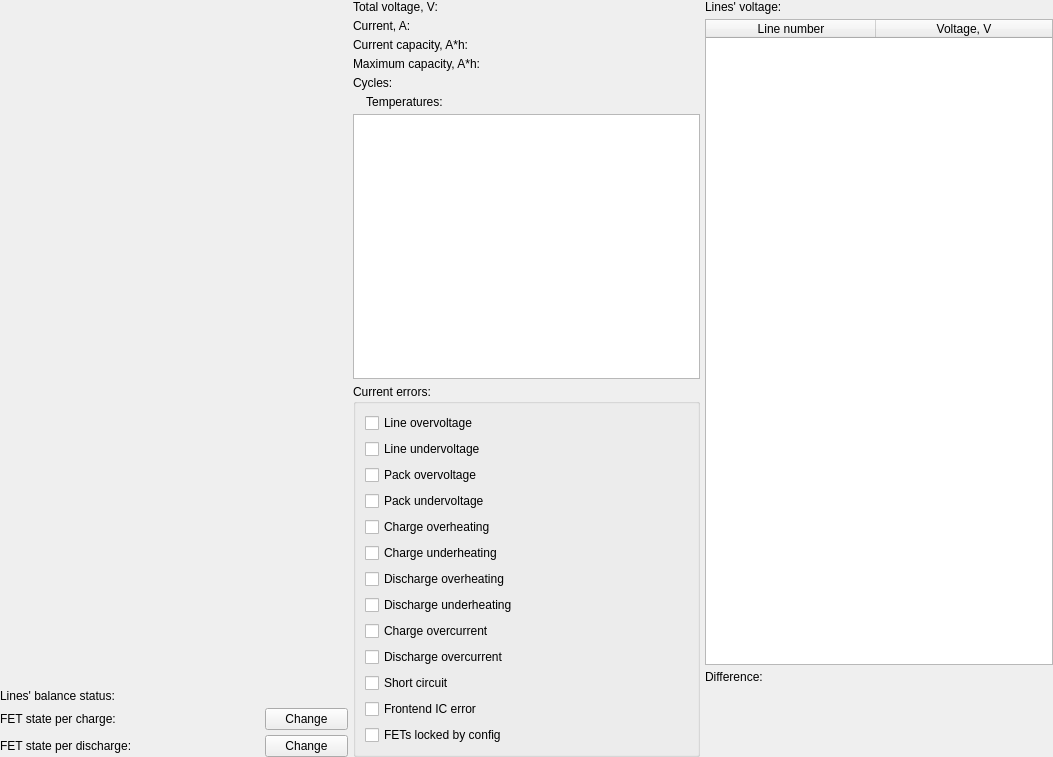
<?xml version="1.0" encoding="UTF-8"?>
<ui version="4.0">
 <class>MainInfoWidget</class>
 <widget class="QWidget" name="MainInfoWidget">
  <property name="geometry">
   <rect>
    <x>0</x>
    <y>0</y>
    <width>1053</width>
    <height>757</height>
   </rect>
  </property>
  <property name="windowTitle">
   <string>Form</string>
  </property>
  <layout class="QGridLayout" name="gridLayout_3">
   <property name="leftMargin">
    <number>0</number>
   </property>
   <property name="topMargin">
    <number>0</number>
   </property>
   <property name="rightMargin">
    <number>0</number>
   </property>
   <property name="bottomMargin">
    <number>0</number>
   </property>
   <property name="spacing">
    <number>5</number>
   </property>
   <item row="0" column="0">
    <widget class="QWidget" name="batterySliderWidget" native="true">
     <property name="sizePolicy">
      <sizepolicy hsizetype="Expanding" vsizetype="Expanding">
       <horstretch>0</horstretch>
       <verstretch>0</verstretch>
      </sizepolicy>
     </property>
     <property name="minimumSize">
      <size>
       <width>100</width>
       <height>150</height>
      </size>
     </property>
    </widget>
   </item>
   <item row="0" column="1" rowspan="2">
    <layout class="QVBoxLayout" name="verticalLayout_6">
     <item>
      <layout class="QHBoxLayout" name="horizontalLayout">
       <item>
        <layout class="QVBoxLayout" name="verticalLayout_2">
         <item>
          <widget class="QLabel" name="label_3">
           <property name="text">
            <string>Total voltage, V:</string>
           </property>
          </widget>
         </item>
         <item>
          <widget class="QLabel" name="label_4">
           <property name="text">
            <string>Current, A:</string>
           </property>
          </widget>
         </item>
         <item>
          <widget class="QLabel" name="label_2">
           <property name="text">
            <string>Current capacity, A*h:</string>
           </property>
          </widget>
         </item>
         <item>
          <widget class="QLabel" name="label">
           <property name="text">
            <string>Maximum capacity, A*h: </string>
           </property>
          </widget>
         </item>
         <item>
          <widget class="QLabel" name="label_21">
           <property name="text">
            <string>Cycles:</string>
           </property>
          </widget>
         </item>
        </layout>
       </item>
       <item>
        <layout class="QVBoxLayout" name="verticalLayout">
         <item>
          <widget class="QLabel" name="totalVoltageLabel">
           <property name="text">
            <string/>
           </property>
          </widget>
         </item>
         <item>
          <widget class="QLabel" name="currentLabel">
           <property name="text">
            <string/>
           </property>
          </widget>
         </item>
         <item>
          <widget class="QLabel" name="currentCapacityLabel">
           <property name="text">
            <string/>
           </property>
          </widget>
         </item>
         <item>
          <widget class="QLabel" name="maxCapacityLabel">
           <property name="text">
            <string/>
           </property>
          </widget>
         </item>
         <item>
          <widget class="QLabel" name="cyclesLabel">
           <property name="text">
            <string/>
           </property>
          </widget>
         </item>
        </layout>
       </item>
      </layout>
     </item>
     <item>
      <widget class="QLabel" name="label_9">
       <property name="text">
        <string>    Temperatures:</string>
       </property>
      </widget>
     </item>
     <item>
      <widget class="QTableWidget" name="tempsTable">
       <property name="minimumSize">
        <size>
         <width>0</width>
         <height>90</height>
        </size>
       </property>
       <property name="editTriggers">
        <set>QAbstractItemView::NoEditTriggers</set>
       </property>
       <property name="tabKeyNavigation">
        <bool>false</bool>
       </property>
       <property name="showDropIndicator" stdset="0">
        <bool>false</bool>
       </property>
       <property name="dragDropOverwriteMode">
        <bool>false</bool>
       </property>
       <property name="selectionMode">
        <enum>QAbstractItemView::NoSelection</enum>
       </property>
       <property name="columnCount">
        <number>2</number>
       </property>
       <attribute name="horizontalHeaderVisible">
        <bool>false</bool>
       </attribute>
       <attribute name="horizontalHeaderDefaultSectionSize">
        <number>170</number>
       </attribute>
       <attribute name="horizontalHeaderHighlightSections">
        <bool>false</bool>
       </attribute>
       <attribute name="horizontalHeaderStretchLastSection">
        <bool>true</bool>
       </attribute>
       <attribute name="verticalHeaderVisible">
        <bool>false</bool>
       </attribute>
       <attribute name="verticalHeaderHighlightSections">
        <bool>false</bool>
       </attribute>
       <column>
        <property name="text">
         <string>Thermoresister number</string>
        </property>
       </column>
       <column>
        <property name="text">
         <string>Temperature, °C</string>
        </property>
       </column>
      </widget>
     </item>
     <item>
      <widget class="QGroupBox" name="groupBox">
       <property name="maximumSize">
        <size>
         <width>100000</width>
         <height>100000</height>
        </size>
       </property>
       <property name="title">
        <string>Current errors:</string>
       </property>
       <layout class="QVBoxLayout" name="verticalLayout_3">
        <item>
         <widget class="QCheckBox" name="lineOvervoltageChB">
          <property name="sizeIncrement">
           <size>
            <width>0</width>
            <height>0</height>
           </size>
          </property>
          <property name="font">
           <font>
            <underline>false</underline>
            <strikeout>false</strikeout>
            <stylestrategy>PreferAntialias</stylestrategy>
            <kerning>true</kerning>
           </font>
          </property>
          <property name="contextMenuPolicy">
           <enum>Qt::NoContextMenu</enum>
          </property>
          <property name="layoutDirection">
           <enum>Qt::LeftToRight</enum>
          </property>
          <property name="text">
           <string>Line overvoltage</string>
          </property>
          <property name="checkable">
           <bool>true</bool>
          </property>
         </widget>
        </item>
        <item>
         <widget class="QCheckBox" name="lineUndervoltageChB">
          <property name="sizeIncrement">
           <size>
            <width>0</width>
            <height>0</height>
           </size>
          </property>
          <property name="font">
           <font>
            <underline>false</underline>
            <strikeout>false</strikeout>
            <stylestrategy>PreferAntialias</stylestrategy>
            <kerning>true</kerning>
           </font>
          </property>
          <property name="contextMenuPolicy">
           <enum>Qt::NoContextMenu</enum>
          </property>
          <property name="layoutDirection">
           <enum>Qt::LeftToRight</enum>
          </property>
          <property name="text">
           <string>Line undervoltage</string>
          </property>
          <property name="checkable">
           <bool>true</bool>
          </property>
         </widget>
        </item>
        <item>
         <widget class="QCheckBox" name="packOvervoltageChB">
          <property name="sizeIncrement">
           <size>
            <width>0</width>
            <height>0</height>
           </size>
          </property>
          <property name="font">
           <font>
            <underline>false</underline>
            <strikeout>false</strikeout>
            <stylestrategy>PreferAntialias</stylestrategy>
            <kerning>true</kerning>
           </font>
          </property>
          <property name="contextMenuPolicy">
           <enum>Qt::NoContextMenu</enum>
          </property>
          <property name="layoutDirection">
           <enum>Qt::LeftToRight</enum>
          </property>
          <property name="text">
           <string>Pack overvoltage</string>
          </property>
          <property name="checkable">
           <bool>true</bool>
          </property>
         </widget>
        </item>
        <item>
         <widget class="QCheckBox" name="packUndervoltageChB">
          <property name="sizeIncrement">
           <size>
            <width>0</width>
            <height>0</height>
           </size>
          </property>
          <property name="font">
           <font>
            <underline>false</underline>
            <strikeout>false</strikeout>
            <stylestrategy>PreferAntialias</stylestrategy>
            <kerning>true</kerning>
           </font>
          </property>
          <property name="contextMenuPolicy">
           <enum>Qt::NoContextMenu</enum>
          </property>
          <property name="layoutDirection">
           <enum>Qt::LeftToRight</enum>
          </property>
          <property name="text">
           <string>Pack undervoltage</string>
          </property>
          <property name="checkable">
           <bool>true</bool>
          </property>
         </widget>
        </item>
        <item>
         <widget class="QCheckBox" name="chargeOverheatingChB">
          <property name="sizeIncrement">
           <size>
            <width>0</width>
            <height>0</height>
           </size>
          </property>
          <property name="font">
           <font>
            <underline>false</underline>
            <strikeout>false</strikeout>
            <stylestrategy>PreferAntialias</stylestrategy>
            <kerning>true</kerning>
           </font>
          </property>
          <property name="contextMenuPolicy">
           <enum>Qt::NoContextMenu</enum>
          </property>
          <property name="layoutDirection">
           <enum>Qt::LeftToRight</enum>
          </property>
          <property name="text">
           <string>Charge overheating</string>
          </property>
          <property name="checkable">
           <bool>true</bool>
          </property>
         </widget>
        </item>
        <item>
         <widget class="QCheckBox" name="chargeUnderheatingChB">
          <property name="sizeIncrement">
           <size>
            <width>0</width>
            <height>0</height>
           </size>
          </property>
          <property name="font">
           <font>
            <underline>false</underline>
            <strikeout>false</strikeout>
            <stylestrategy>PreferAntialias</stylestrategy>
            <kerning>true</kerning>
           </font>
          </property>
          <property name="contextMenuPolicy">
           <enum>Qt::NoContextMenu</enum>
          </property>
          <property name="layoutDirection">
           <enum>Qt::LeftToRight</enum>
          </property>
          <property name="text">
           <string>Charge underheating</string>
          </property>
          <property name="checkable">
           <bool>true</bool>
          </property>
         </widget>
        </item>
        <item>
         <widget class="QCheckBox" name="dischargeOverheatingChB">
          <property name="sizeIncrement">
           <size>
            <width>0</width>
            <height>0</height>
           </size>
          </property>
          <property name="font">
           <font>
            <underline>false</underline>
            <strikeout>false</strikeout>
            <stylestrategy>PreferAntialias</stylestrategy>
            <kerning>true</kerning>
           </font>
          </property>
          <property name="contextMenuPolicy">
           <enum>Qt::NoContextMenu</enum>
          </property>
          <property name="layoutDirection">
           <enum>Qt::LeftToRight</enum>
          </property>
          <property name="text">
           <string>Discharge overheating</string>
          </property>
          <property name="checkable">
           <bool>true</bool>
          </property>
         </widget>
        </item>
        <item>
         <widget class="QCheckBox" name="dischargeUnderheatingChB">
          <property name="sizeIncrement">
           <size>
            <width>0</width>
            <height>0</height>
           </size>
          </property>
          <property name="font">
           <font>
            <underline>false</underline>
            <strikeout>false</strikeout>
            <stylestrategy>PreferAntialias</stylestrategy>
            <kerning>true</kerning>
           </font>
          </property>
          <property name="contextMenuPolicy">
           <enum>Qt::NoContextMenu</enum>
          </property>
          <property name="layoutDirection">
           <enum>Qt::LeftToRight</enum>
          </property>
          <property name="text">
           <string>Discharge underheating</string>
          </property>
          <property name="checkable">
           <bool>true</bool>
          </property>
         </widget>
        </item>
        <item>
         <widget class="QCheckBox" name="chargeOvercurrentChB">
          <property name="sizeIncrement">
           <size>
            <width>0</width>
            <height>0</height>
           </size>
          </property>
          <property name="font">
           <font>
            <underline>false</underline>
            <strikeout>false</strikeout>
            <stylestrategy>PreferAntialias</stylestrategy>
            <kerning>true</kerning>
           </font>
          </property>
          <property name="contextMenuPolicy">
           <enum>Qt::NoContextMenu</enum>
          </property>
          <property name="layoutDirection">
           <enum>Qt::LeftToRight</enum>
          </property>
          <property name="text">
           <string>Charge overcurrent</string>
          </property>
          <property name="checkable">
           <bool>true</bool>
          </property>
         </widget>
        </item>
        <item>
         <widget class="QCheckBox" name="dischargeOvercurrentChB">
          <property name="sizeIncrement">
           <size>
            <width>0</width>
            <height>0</height>
           </size>
          </property>
          <property name="font">
           <font>
            <underline>false</underline>
            <strikeout>false</strikeout>
            <stylestrategy>PreferAntialias</stylestrategy>
            <kerning>true</kerning>
           </font>
          </property>
          <property name="contextMenuPolicy">
           <enum>Qt::NoContextMenu</enum>
          </property>
          <property name="layoutDirection">
           <enum>Qt::LeftToRight</enum>
          </property>
          <property name="text">
           <string>Discharge overcurrent</string>
          </property>
          <property name="checkable">
           <bool>true</bool>
          </property>
         </widget>
        </item>
        <item>
         <widget class="QCheckBox" name="shortCurcuitChB">
          <property name="sizeIncrement">
           <size>
            <width>0</width>
            <height>0</height>
           </size>
          </property>
          <property name="font">
           <font>
            <underline>false</underline>
            <strikeout>false</strikeout>
            <stylestrategy>PreferAntialias</stylestrategy>
            <kerning>true</kerning>
           </font>
          </property>
          <property name="contextMenuPolicy">
           <enum>Qt::NoContextMenu</enum>
          </property>
          <property name="layoutDirection">
           <enum>Qt::LeftToRight</enum>
          </property>
          <property name="text">
           <string>Short circuit</string>
          </property>
          <property name="checkable">
           <bool>true</bool>
          </property>
         </widget>
        </item>
        <item>
         <widget class="QCheckBox" name="frontendChB">
          <property name="sizeIncrement">
           <size>
            <width>0</width>
            <height>0</height>
           </size>
          </property>
          <property name="font">
           <font>
            <underline>false</underline>
            <strikeout>false</strikeout>
            <stylestrategy>PreferAntialias</stylestrategy>
            <kerning>true</kerning>
           </font>
          </property>
          <property name="contextMenuPolicy">
           <enum>Qt::NoContextMenu</enum>
          </property>
          <property name="layoutDirection">
           <enum>Qt::LeftToRight</enum>
          </property>
          <property name="text">
           <string>Frontend IC error</string>
          </property>
          <property name="checkable">
           <bool>true</bool>
          </property>
         </widget>
        </item>
        <item>
         <widget class="QCheckBox" name="ConfigChB">
          <property name="sizeIncrement">
           <size>
            <width>0</width>
            <height>0</height>
           </size>
          </property>
          <property name="font">
           <font>
            <underline>false</underline>
            <strikeout>false</strikeout>
            <stylestrategy>PreferAntialias</stylestrategy>
            <kerning>true</kerning>
           </font>
          </property>
          <property name="contextMenuPolicy">
           <enum>Qt::NoContextMenu</enum>
          </property>
          <property name="layoutDirection">
           <enum>Qt::LeftToRight</enum>
          </property>
          <property name="text">
           <string>FETs locked by config</string>
          </property>
          <property name="checkable">
           <bool>true</bool>
          </property>
         </widget>
        </item>
       </layout>
      </widget>
     </item>
    </layout>
   </item>
   <item row="0" column="2">
    <layout class="QVBoxLayout" name="verticalLayout_5">
     <item>
      <widget class="QLabel" name="label_14">
       <property name="text">
        <string>Lines' voltage:</string>
       </property>
      </widget>
     </item>
     <item>
      <widget class="QTableWidget" name="linesVoltageTable">
       <property name="editTriggers">
        <set>QAbstractItemView::NoEditTriggers</set>
       </property>
       <property name="tabKeyNavigation">
        <bool>false</bool>
       </property>
       <property name="showDropIndicator" stdset="0">
        <bool>false</bool>
       </property>
       <property name="dragDropOverwriteMode">
        <bool>false</bool>
       </property>
       <property name="selectionMode">
        <enum>QAbstractItemView::NoSelection</enum>
       </property>
       <property name="columnCount">
        <number>2</number>
       </property>
       <attribute name="horizontalHeaderDefaultSectionSize">
        <number>170</number>
       </attribute>
       <attribute name="horizontalHeaderHighlightSections">
        <bool>false</bool>
       </attribute>
       <attribute name="horizontalHeaderStretchLastSection">
        <bool>true</bool>
       </attribute>
       <attribute name="verticalHeaderVisible">
        <bool>false</bool>
       </attribute>
       <attribute name="verticalHeaderHighlightSections">
        <bool>false</bool>
       </attribute>
       <column>
        <property name="text">
         <string>Line number</string>
        </property>
       </column>
       <column>
        <property name="text">
         <string>Voltage, V</string>
        </property>
       </column>
      </widget>
     </item>
     <item>
      <layout class="QHBoxLayout" name="horizontalLayout_4">
       <item>
        <widget class="QLabel" name="label_19">
         <property name="text">
          <string>Difference:</string>
         </property>
        </widget>
       </item>
       <item>
        <widget class="QLabel" name="differenceLabel">
         <property name="text">
          <string/>
         </property>
        </widget>
       </item>
      </layout>
     </item>
    </layout>
   </item>
   <item row="1" column="0">
    <layout class="QGridLayout" name="gridLayout_2">
     <item row="0" column="1">
      <widget class="QLabel" name="linesBalanceLabel">
       <property name="text">
        <string/>
       </property>
      </widget>
     </item>
     <item row="1" column="0" colspan="2">
      <layout class="QGridLayout" name="gridLayout">
       <item row="0" column="0">
        <widget class="QLabel" name="label_7">
         <property name="text">
          <string>FET state per charge:</string>
         </property>
        </widget>
       </item>
       <item row="0" column="1" rowspan="2">
        <layout class="QVBoxLayout" name="verticalLayout_4">
         <item>
          <layout class="QHBoxLayout" name="horizontalLayout_2">
           <item>
            <widget class="QLabel" name="FETChargeLabel">
             <property name="text">
              <string/>
             </property>
            </widget>
           </item>
           <item>
            <widget class="QPushButton" name="FETChargeButton">
             <property name="text">
              <string>Change</string>
             </property>
            </widget>
           </item>
          </layout>
         </item>
         <item>
          <layout class="QHBoxLayout" name="horizontalLayout_3">
           <item>
            <widget class="QLabel" name="FETDischargeLabel">
             <property name="text">
              <string/>
             </property>
            </widget>
           </item>
           <item>
            <widget class="QPushButton" name="FETDischargeButton">
             <property name="text">
              <string>Change</string>
             </property>
            </widget>
           </item>
          </layout>
         </item>
        </layout>
       </item>
       <item row="1" column="0">
        <widget class="QLabel" name="label_8">
         <property name="text">
          <string>FET state per discharge:</string>
         </property>
        </widget>
       </item>
      </layout>
     </item>
     <item row="0" column="0">
      <widget class="QLabel" name="label_5">
       <property name="text">
        <string>Lines' balance status:</string>
       </property>
      </widget>
     </item>
    </layout>
   </item>
  </layout>
 </widget>
 <resources/>
 <connections/>
</ui>
